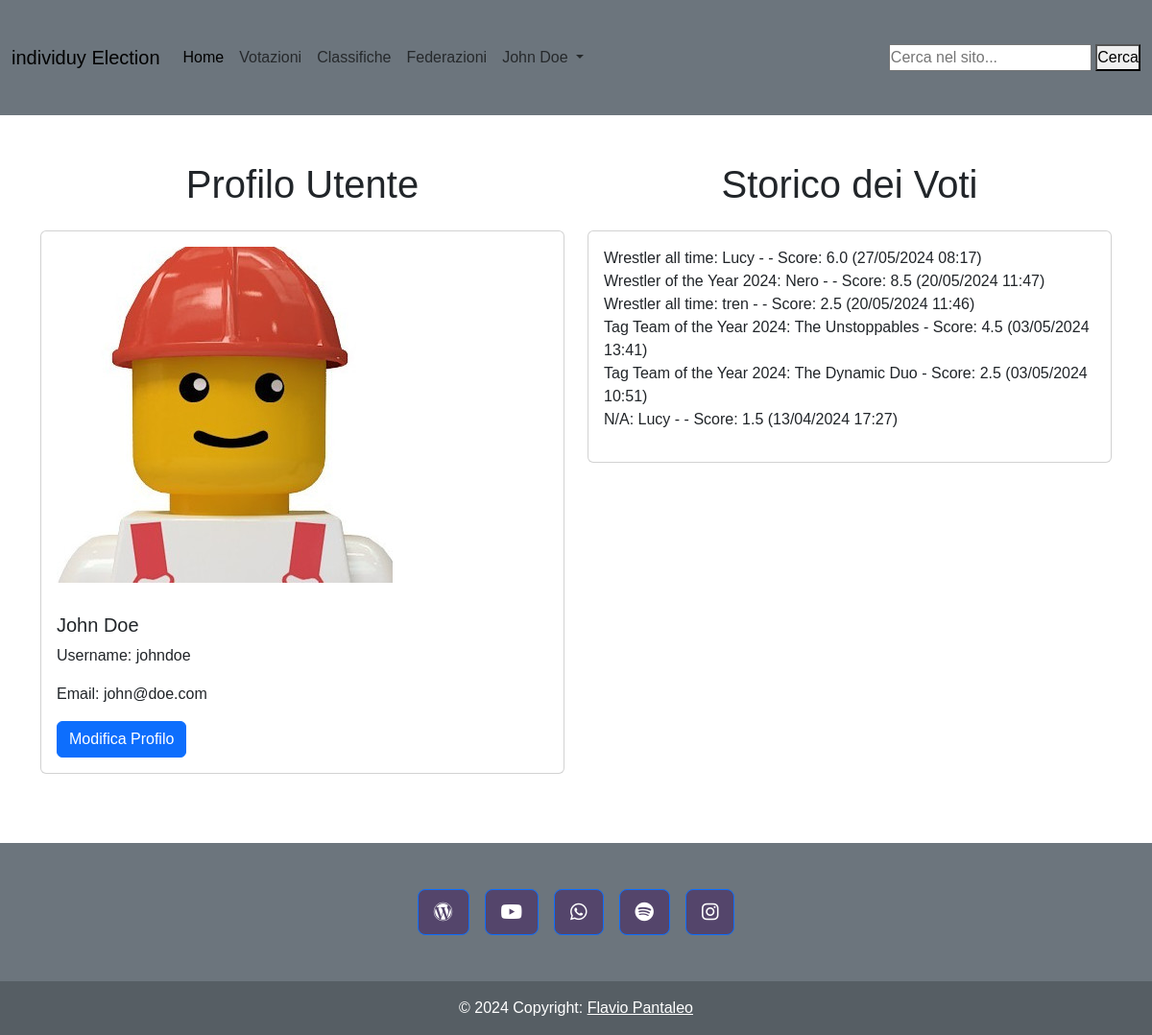
The app's page /index.php?page=user (signed in) with its own data.
### tables this page shows
CREATE TABLE `users` (
  `id_user` int(11) NOT NULL,
  `fullname` varchar(200) DEFAULT NULL,
  `email` varchar(200) DEFAULT NULL,
  `username` varchar(200) DEFAULT NULL,
  `image_path` varchar(200) DEFAULT NULL,
  `password` varchar(200) DEFAULT NULL,
  `created_at` timestamp NOT NULL DEFAULT current_timestamp(),
  `role` varchar(50) DEFAULT 'user',
  `reset_token` varchar(255) DEFAULT NULL,
  `token_expiry` datetime DEFAULT NULL
);

CREATE TABLE `votes` (
  `id_votes` int(11) NOT NULL,
  `id_ranking` int(11) DEFAULT NULL,
  `id_wrestler` int(11) DEFAULT NULL,
  `id_tag_team` int(11) DEFAULT NULL,
  `id_federation` int(11) DEFAULT NULL,
  `id_user` int(11) DEFAULT NULL,
  `score` decimal(3,1) DEFAULT NULL,
  `year` int(11) DEFAULT NULL,
  `created_at` timestamp NOT NULL DEFAULT current_timestamp()
);

CREATE TABLE `list_ranking` (
  `id_ranking` int(11) NOT NULL,
  `ranking_name` varchar(200) DEFAULT NULL,
  `description` text DEFAULT NULL,
  `ranking` varchar(255) NOT NULL,
  `status` int(3) DEFAULT NULL,
  `category_id` int(11) DEFAULT NULL,
  `include_inactive` tinyint(1) DEFAULT 0
);

CREATE TABLE `wrestlers` (
  `id_wrestler` int(11) NOT NULL,
  `name` varchar(200) DEFAULT NULL,
  `country` varchar(200) DEFAULT NULL,
  `category_id` int(11) DEFAULT NULL,
  `federation_id` int(11) DEFAULT NULL,
  `is_active` tinyint(1) DEFAULT 1
);

CREATE TABLE `tag_teams` (
  `id_tag_team` int(11) NOT NULL,
  `name` varchar(200) DEFAULT NULL,
  `country` varchar(200) DEFAULT NULL,
  `category_id` int(11) DEFAULT NULL,
  `federation_id` int(11) DEFAULT NULL,
  `is_active` tinyint(1) DEFAULT 1
);

### app/Controllers/UserController.php (called while the page is built, shortened)
<?php
class UserController {
    private $userDAO;
    public function __construct() {
        $this->userDAO = new UserDAO();
    }
    public function getSingleUser($id) {
        return $this->userDAO->getSingleUser($id);
    }
}

### app/Core/DB.php (called while the page is built, shortened)
<?php
class DB {
    protected function connect (){
        try {
            $localHost = $_ENV['DB_HOST'];
            $dbname = $_ENV['DB_NAME'];
            $user = $_ENV['DB_USER'];
            $pass = $_ENV['DB_PASS'];
            $conn = new PDO("mysql:host=".$localHost.";dbname=".$dbname.";",$user, $pass);
            return $conn;
        } catch (PDOException $e) {
            echo $e->getMessage() . "<br> Database Connection Error";
            die();
        }
    }
}
?>

### app/DAO/UserDao.php (called while the page is built, shortened)
<?php
class UserDAO extends DB {
    public function getSingleUser($id) {
        try {
            $stmt = $this->connect()->prepare("SELECT * FROM users WHERE id_user = ?");
            $stmt->execute([$id]);
            $userDB = $stmt->fetch(PDO::FETCH_ASSOC);
            if ($userDB) {
                return new User($userDB['id_user'], $userDB['fullname'], $userDB['email'], $userDB['username'], $userDB['image_path'], $userDB['role']);
            }
            return null;
        } catch (PDOException $e) {
            error_log("PDOException in getSingleUser: " . $e->getMessage());
            return null;
        }
    }
}

### app/Models/User.php (called while the page is built, shortened)
<?php
class User {
    public function __construct($id, $fullname, $email, $username, $user_pic, $role) {
        $this->fullname = $fullname;
        $this->email = $email;
        $this->username = $username;
        $this->user_pic = $user_pic;
    }
}
?>

### app/Controllers/VoteController.php (called while the page is built, shortened)
<?php
class VoteController {
    private $voteDAO;
    public function __construct() {
        $this->voteDAO = new VoteDAO();
    }
    public function getVoteHistoryByUserId($userId) {
        return $this->voteDAO->getVoteHistoryByUserId($userId);
    }
}

### app/DAO/VoteDAO.php (called while the page is built, shortened)
<?php
class VoteDAO extends DB {
    public function getVoteHistoryByUserId($userId) {
        try {
            $sql = "SELECT v.score, v.year,
                            w.name AS wrestler_name,
                            f.name AS federation_name,
                            t.name AS tag_team_name,
                            r.ranking_name,
                            v.created_at
                    FROM votes v
                    LEFT JOIN wrestlers w ON v.id_wrestler = w.id_wrestler
                    LEFT JOIN federations f ON v.id_federation = f.id_federation
                    LEFT JOIN tag_teams t ON v.id_tag_team = t.id_tag_team
                    LEFT JOIN list_ranking r ON v.id_ranking = r.id_ranking
                    WHERE v.id_user = ?
                    ORDER BY v.created_at DESC";
            $stmt = $this->connect()->prepare($sql);
            $stmt->execute([$userId]);
            return $stmt->fetchAll(PDO::FETCH_ASSOC);
        } catch (PDOException $e) {
            error_log("PDOException in getVoteHistoryByUserId: " . $e->getMessage());
            return [];
        }
    }
}

### resources/Views/user/user.php (the view)
<?php
if (isset($_SESSION['userId'])) {
    $userId = $_SESSION['userId'];
    $singleUser = $userController->getSingleUser($userId);
    $voteHistory = $voteController->getVoteHistoryByUserId($userId);
} else {
    echo "<script>window.location.href='" . ROOT . "/index.php?page=home'</script>";
}
?>
<div class="container">
    <div class="row py-5 align-items-start">
        <div class="col-12 col-md-6 mb-4">
            <h1 class="text-center mb-4">Profilo Utente</h1>
            <div class="card h-100">
                <div class="profile-picture p-3">
                    <img src="<?php echo ROOT ?>/assets/img/users/<?php echo $singleUser->user_pic; ?>" class="img-fluid" alt="Immagine Profilo Utente">
                </div>
                <div class="card-body">
                    <h5 class="card-title"><?php echo htmlspecialchars($singleUser->fullname); ?></h5>
                    <p>Username: <?php echo htmlspecialchars($singleUser->username); ?></p>
                    <p>Email: <?php echo htmlspecialchars($singleUser->email); ?></p>
                    <a href="index.php?page=user-setting" class="btn btn-primary">Modifica Profilo</a>
                </div>
            </div>
        </div>
        <div class="col-12 col-md-6 mb-4">
            <h1 class="text-center mb-4">Storico dei Voti</h1>
            <div class="card h-100">
                <div class="card-body">
                    <ul class="list-unstyled">
                        <?php foreach ($voteHistory as $vote): ?>
                            <li>
                                <?php
                                    $rankingName = htmlspecialchars($vote['ranking_name'] ?? 'N/A');
                                    $wrestlerName = htmlspecialchars($vote['wrestler_name'] ?? 'N/A');
                                    $federationName = htmlspecialchars($vote['federation_name'] ?? 'N/A');
                                    $tagTeamName = htmlspecialchars($vote['tag_team_name'] ?? 'N/A');
                                    $score = htmlspecialchars($vote['score']);
                                    $createdAt = date("d/m/Y H:i", strtotime($vote['created_at']));
                                    echo "{$rankingName}: " .
                                         ($wrestlerName !== 'N/A' ? "{$wrestlerName} - " : "") .
                                         ($federationName !== 'N/A' ? "{$federationName} - " : "") .
                                         ($tagTeamName !== 'N/A' ? "{$tagTeamName} - " : "- ") .
                                         "Score: {$score} ({$createdAt})";
                                ?>
                            </li>
                        <?php endforeach; ?>
                    </ul>
                </div>
            </div>
        </div>
    </div>
</div>

### includes/header.php (shortened to what this page needs)
<?php
if (isset($_SESSION['userId'])) {
    $userId = $_SESSION['userId'];
    $singleUser = $userController->getSingleUser($userId);
}
?>
<!DOCTYPE html>
<html lang="it">
<head>
    <link rel="stylesheet" href="<?php echo ROOT; ?>/node_modules/@fortawesome/fontawesome-free/css/all.min.css">
    <link rel="stylesheet" href="<?php echo ROOT; ?>/node_modules/bootstrap/">
    <link rel="stylesheet" href="<?php echo ROOT; ?>/assets/public/css/styles.css">
</head>
<body>
<header class="">
    <nav class="navbar navbar-expand-lg navbar-light bg-secondary">
        <div class="container-fluid">
            <a class="navbar-brand" href="index.php?page=home">individuy Election</a>
            <div class="collapse navbar-collapse" id="navbarSupportedContent">
            <ul class="navbar-nav me-auto mb-2 mb-lg-0">
                <li class="nav-item">
                <a class="nav-link active" aria-current="page" href="index.php?page=home">Home</a>
                </li>
                <li class="nav-item">
                    <a class="nav-link" href="index.php?page=lists">Votazioni</a>
                </li>
                <li class="nav-item">
                    <a class="nav-link" href="index.php?page=indice_classifiche">Classifiche</a>
                </li>
                <li class="nav-item">
                    <a class="nav-link" href="index.php?page=federation_list">Federazioni</a>
                </li>
                <li class="nav-item dropdown">
                    <a class="nav-link dropdown-toggle" href="#" id="navbarDropdown" role="button" data-bs-toggle="dropdown" aria-expanded="false">
                        <?= isset($_SESSION['fullname']) ? $singleUser->fullname : 'Utente' ?>
                    </a>
                </li>
            </ul>
            <form action="index.php?page=search" method="get">
                <input type="text" name="query" placeholder="Cerca nel sito..." required>
                <button type="submit">Cerca</button>
            </form>
            </div>
        </div>
    </nav>
</header>

### records on screen
users: fullname "John Doe", image_path (picture), username "johndoe", email "john@doe.com"
votes: id_ranking.ranking_name "Wrestler all time", id_wrestler.name "Lucy", score "6.0", created_at "27/05/2024 08:17"
votes: id_ranking.ranking_name "Wrestler of the Year 2024", id_wrestler.name "Nero", score "8.5", created_at "20/05/2024 11:47"
votes: id_ranking.ranking_name "Wrestler all time", id_wrestler.name "tren", score "2.5", created_at "20/05/2024 11:46"
votes: id_ranking.ranking_name "Tag Team of the Year 2024", id_tag_team.name "The Unstoppables", score "4.5", created_at "03/05/2024 13:41"
votes: id_ranking.ranking_name "Tag Team of the Year 2024", id_tag_team.name "The Dynamic Duo", score "2.5", created_at "03/05/2024 10:51"
votes: rankingName "N/A", id_wrestler.name "Lucy", score "1.5", created_at "13/04/2024 17:27"
